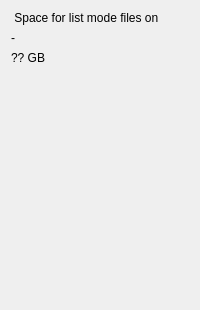
          <widget class="QWidget" name="statusSpaceTab">
           <attribute name="title">
            <string>Disk space</string>
           </attribute>
           <layout class="QGridLayout" name="gridLayout_18">
            <item row="0" column="0">
             <layout class="QVBoxLayout" name="verticalLayout_4">
              <item>
               <widget class="QLabel" name="label_2">
                <property name="text">
                 <string> Space for list mode files on </string>
                </property>
               </widget>
              </item>
              <item>
               <widget class="QLabel" name="listModeFileDir">
                <property name="text">
                 <string>-</string>
                </property>
               </widget>
              </item>
              <item>
               <widget class="QLabel" name="listModeFileDirSpace">
                <property name="text">
                 <string>?? GB</string>
                </property>
               </widget>
              </item>
             </layout>
            </item>
            <item row="1" column="0">
             <spacer name="verticalSpacer_4">
              <property name="orientation">
               <enum>Qt::Vertical</enum>
              </property>
              <property name="sizeHint" stdset="0">
               <size>
                <width>20</width>
                <height>234</height>
               </size>
              </property>
             </spacer>
            </item>
           </layout>
          </widget>
